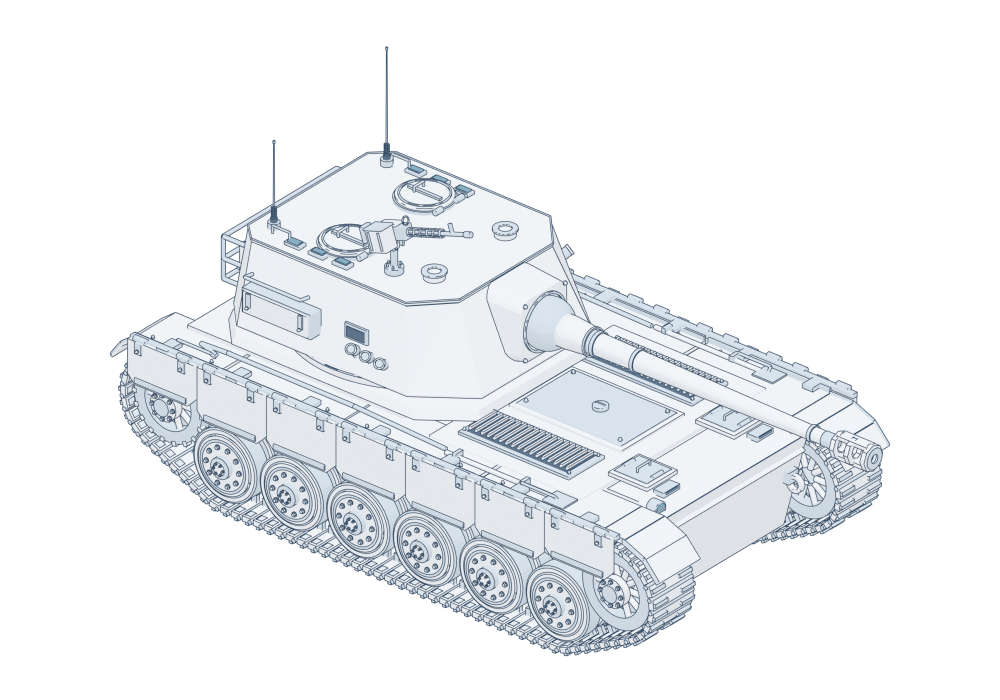
#> input picture assets/3d/ferdinand_v5/render_iso.png, 2000 x 1400 px (shown at 1/2 size); its folder holds 4 pictures in this run
$ python package_v5.py
#> lines starting #> are read from the running program, lines starting #| are printed output that depends on the picture
"""Compose drawing plates from actual V5 renders and package the verified asset."""
from pathlib import Path
from PIL import Image,ImageDraw,ImageFont
import zipfile
OUT=Path(__file__).resolve().parents[2]/'assets'/'3d'/'ferdinand_v5'
PAPER='#eef3f9';INK='#203d5b';RULE='#b3c3d4'
def font(n,bold=False):return ImageFont.truetype('C:/Windows/Fonts/consolab.ttf' if bold else 'C:/Windows/Fonts/consola.ttf',n)
def board(w,h):
#> called with w = 2400, h = 1750
    im=Image.new('RGB',(w,h),PAPER);d=ImageDraw.Draw(im)
#> after `im = Image.new('RGB', (w, h), PAPER)`:
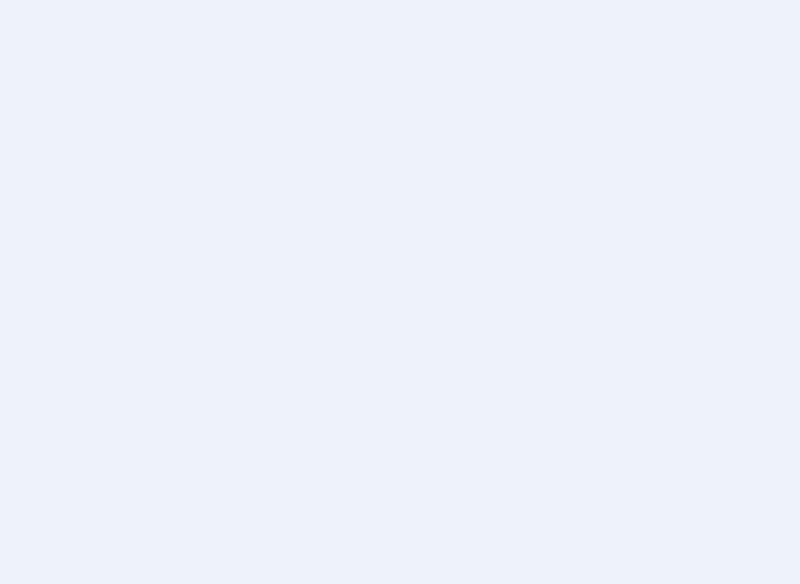
#> im: PIL image 2400x1750 RGB (shown at 1/3 size); mean R, G, B 238, 243, 249
    for x in range(20,w,24):d.line((x,20,x,h-20),fill='#dce5ef')
    for y in range(20,h,24):d.line((20,y,w-20,y),fill='#dce5ef')
    d.rectangle((22,22,w-23,h-23),outline=INK,width=2);d.rectangle((30,30,w-31,h-31),outline=RULE)
    d.text((65,57),'ARMOUR / FORM STUDIES',font=font(24,True),fill=INK)
    d.text((w-65,57),'FD-184R  /  SEGMENTED ARMOR',font=font(29,True),anchor='ra',fill=INK)
    d.text((65,98),'DRAFTING SERIES / V5 / ASSEMBLY AND PARTS',font=font(14),fill='#758ca2');return im
def place(im,name,box):
#> called with name = 'iso', box = (130, 165, 2260, 1540)
    src=Image.open(OUT/('render_'+name+'.png')).convert('RGBA');src=src.crop(src.getbbox());src.thumbnail((box[2]-box[0],box[3]-box[1]),Image.Resampling.LANCZOS)
#> in place, src is the input picture: PIL image 2000x1400 RGBA; mean R, G, B, A 67.8, 70.1, 72.5, 83.5
#> after `src = src.crop(src.getbbox())`:
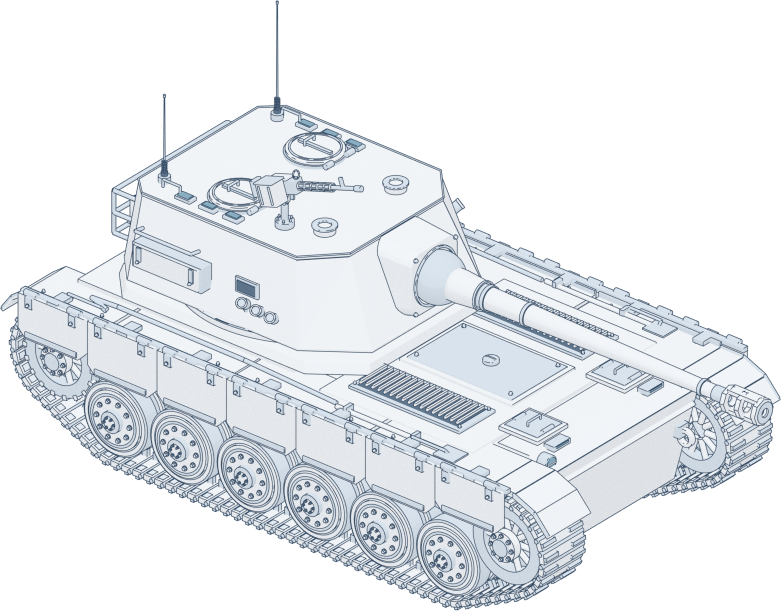
#> src: PIL image 1562x1221 RGBA (shown at 1/2 size); mean R, G, B, A 99.4, 102.9, 106.4, 122.6; transparent parts drawn white
    x=box[0]+(box[2]-box[0]-src.width)//2;y=box[1]+(box[3]-box[1]-src.height)//2;im.paste(src,(x,y),src)
#> after `x = box[0] + (box[2] - box[0] - src.width) // 2`: x = 414
#> after `y = box[1] + (box[3] - box[1] - src.height) // 2`: y = 242
#> after `im.paste(src, (x, y), src)`:
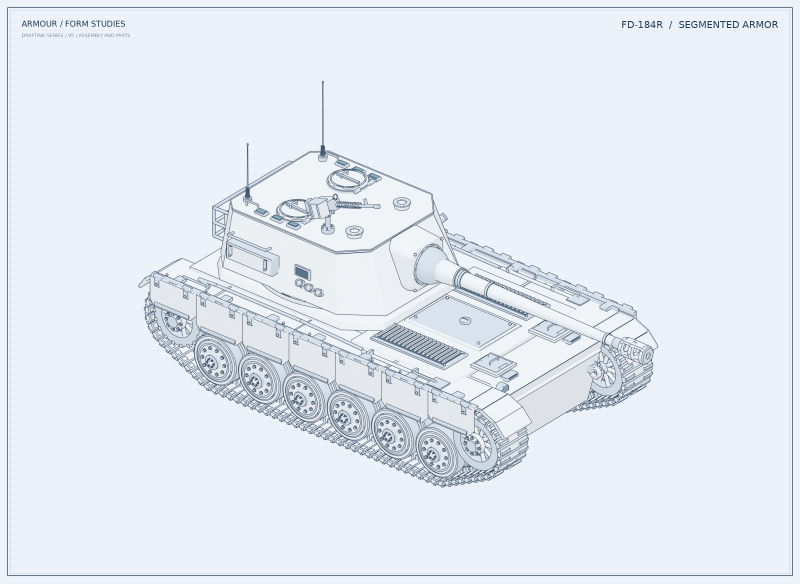
#> im: PIL image 2400x1750 RGB (shown at 1/3 size); mean R, G, B 228.8, 234.7, 241.3
hero=board(2400,1750);place(hero,'iso',(130,165,2260,1540));d=ImageDraw.Draw(hero)
d.rectangle((65,1555,1125,1685),fill=PAPER,outline=INK,width=2)
for i,txt in enumerate(['14 SEGMENTED SKIRTS / NESTED TURRET BEARING','575 MESH PARTS / STAGED EXPLODED VIEW','ORIGINAL MODULE VIEW / MOTION / FIRING EFFECTS']):d.text((88,1574+i*33),txt,font=font(19,i==0),fill=INK)
d.text((2320,1650),'FD-184R / V5\nFICTIONAL CONVERSION',font=font(20,True),anchor='rd',fill=INK);hero.save(OUT/'ferdinand_drawing.png')
#> after `d.text((2320, 1650), 'FD-184R / V5\nFICTIONAL CONVERSION', font=font(2`:
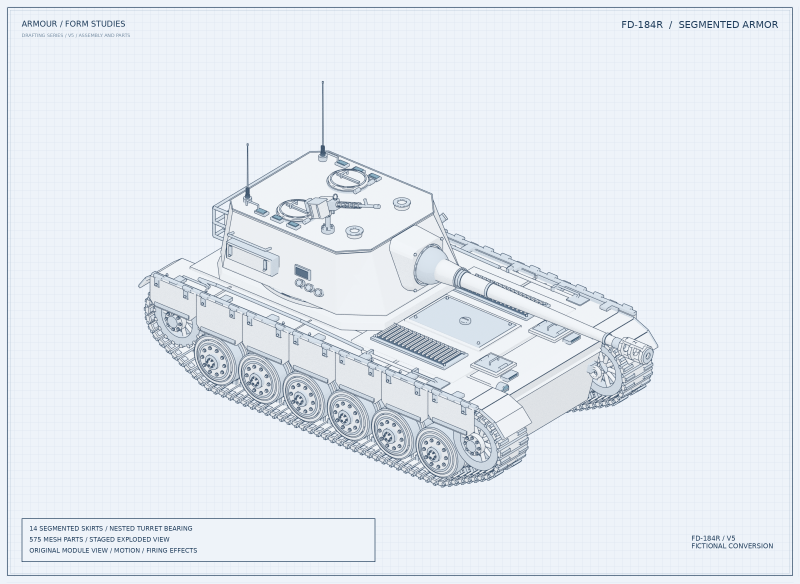
#> saved as ferdinand_drawing.png: PIL image 2400x1750 RGB (shown at 1/3 size); mean R, G, B 228.2, 234.1, 240.9
sheet=board(2400,1900);d=ImageDraw.Draw(sheet)
#> call 2 of board, with w = 2400, h = 1900
#> in board (call 2), `im = Image.new('RGB', (w, h), PAPER)`:
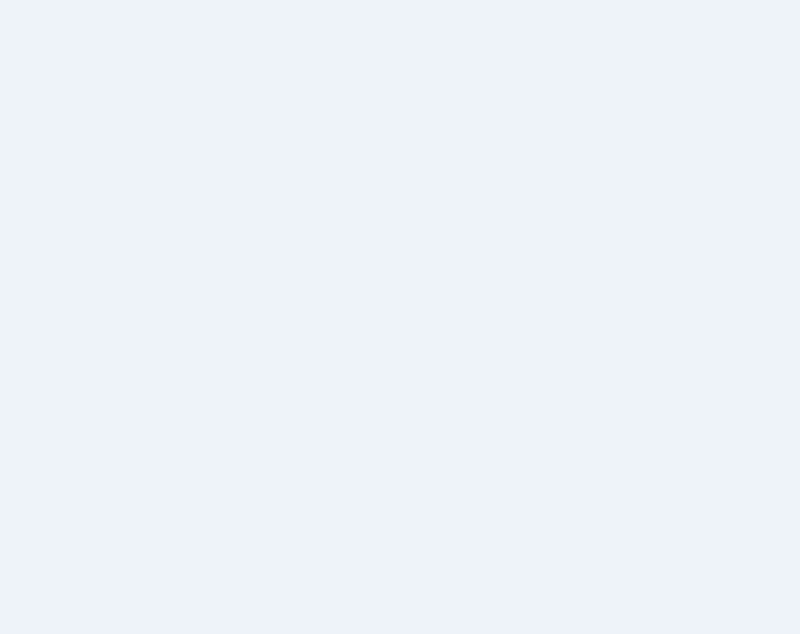
#> im: PIL image 2400x1900 RGB (shown at 1/3 size); mean R, G, B 238, 243, 249
for name,box,label in [('side',(70,185,1390,945),'01 / SIDE ELEVATION'),('top',(70,1000,1390,1750),'02 / PLAN'),('front',(1450,185,2330,945),'03 / FRONT'),('rear',(1450,1000,2330,1750),'04 / REAR')]:
    place(sheet,name,(box[0],box[1]+40,box[2],box[3]));d.text((box[0]+10,box[1]),label,font=font(20,True),fill=INK)
#> (the run stopped early here; a loop or call above may not have finished)
